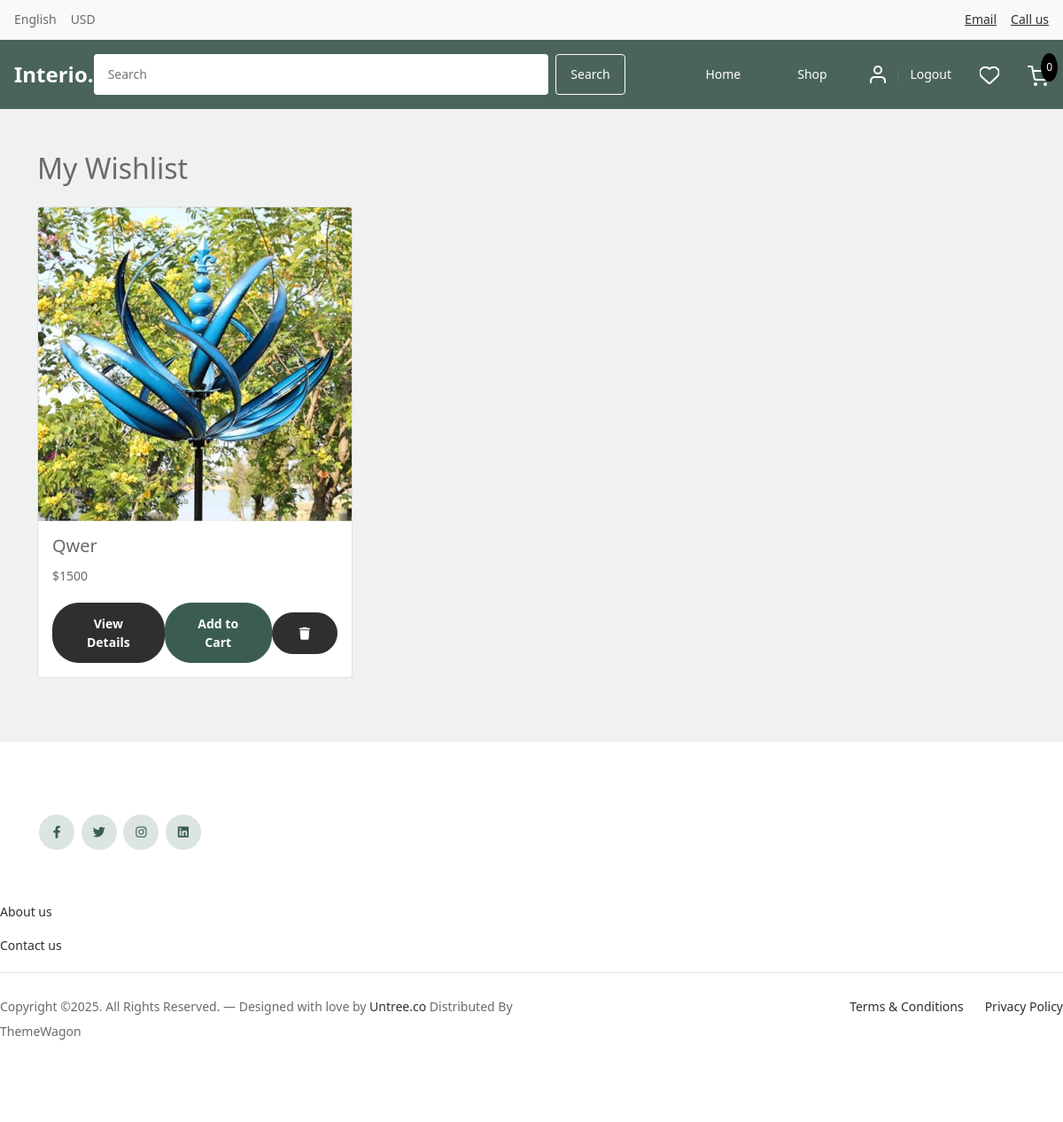
/store/wishlist/ (signed in), run on an earlier commit of the app's database.
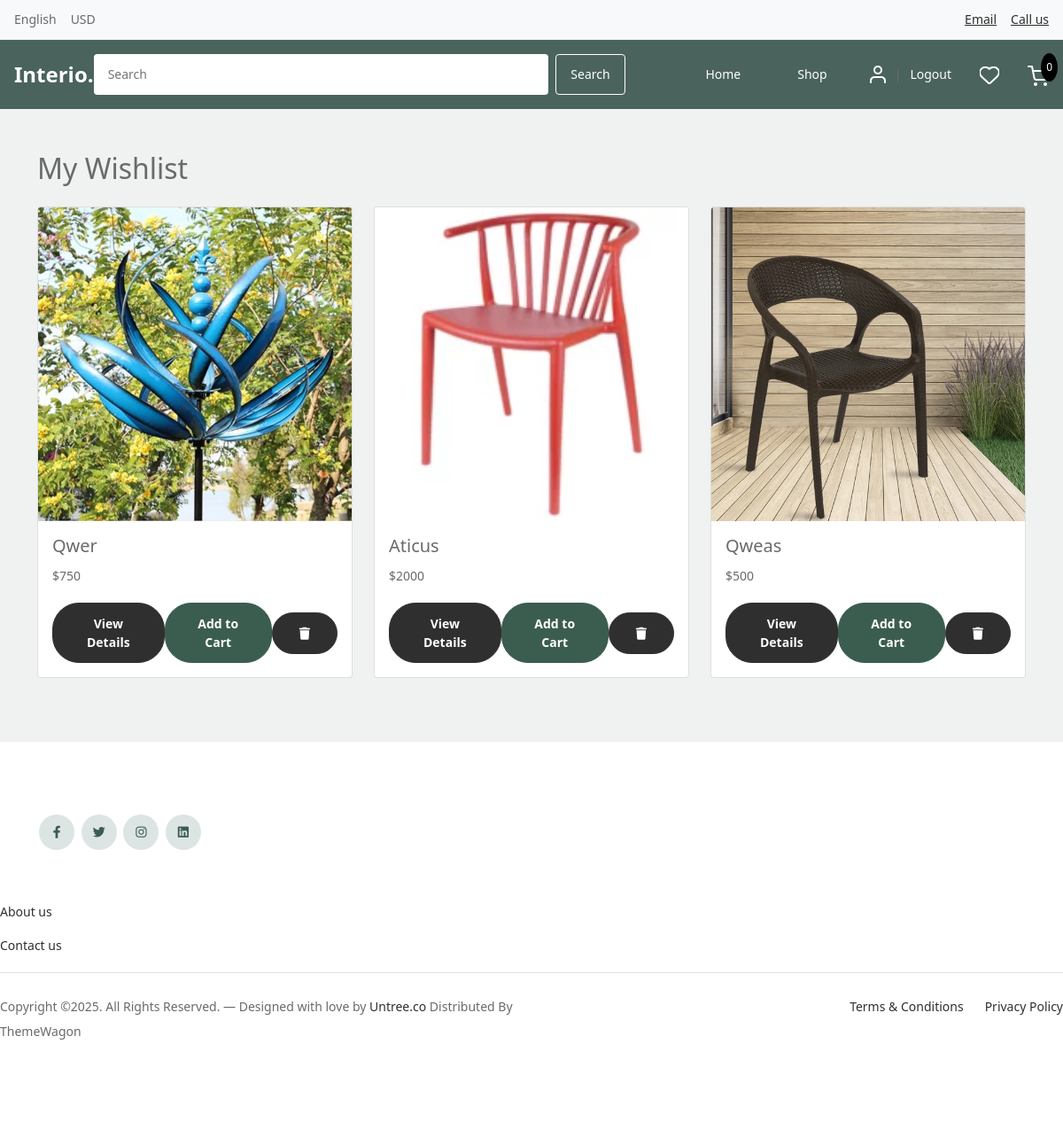
And on a later commit of the database.
### store/models.py (models this page shows, shortened)
class Wishlist(models.Model):
    user = models.ForeignKey(settings.AUTH_USER_MODEL, on_delete=models.CASCADE)
    product = models.ForeignKey(Product, on_delete=models.CASCADE)
    added_date = models.DateTimeField(auto_now_add=True)
    class Meta:
        unique_together = ('user', 'product')

class Product(models.Model):
    product_name = models.CharField(max_length=100, unique=True)
    slug = models.SlugField(max_length=100, unique=True)
    description = models.TextField(max_length=500, blank=True)
    specifications = models.TextField(max_length=500, blank=True)
    price = models.IntegerField()
    stock = models.IntegerField()
    is_available = models.BooleanField(default=True)
    category = models.ForeignKey('category.Category', on_delete=models.CASCADE)
    created_date = models.DateTimeField(auto_now_add=True)
    modified_date = models.DateTimeField(auto_now=True)
    is_deleted = models.BooleanField(default=False)
    deleted_at = models.DateTimeField(null=True, blank=True)
    def get_url(self):
        try:
            if not self.slug:
                self.slug = slugify(self.product_name)
                self.save()
            if not self.category.slug:
                self.category.slug = slugify(self.category.category_name)
                self.category.save()
            return reverse('product_detail', args=[self.category.slug, self.slug])
        except:
            return '#'
    class Meta:
        ordering = ['-created_date']
        indexes = [
            models.Index(fields=['is_deleted']),
            models.Index(fields=['is_available']),
        ]

class ProductImage(models.Model):
    product = models.ForeignKey(Product, on_delete=models.CASCADE, related_name="images")
    image = models.ImageField(upload_to='products', blank=True, null=True)
    class Meta:
        ordering = ['id']

### store/views.py (the view)
# urls.py: path('wishlist/', views.wishlist, name='wishlist'),
@login_required
def wishlist(request):
    wishlist_items = Wishlist.objects.filter(user=request.user).select_related('product')
    context = {
        'wishlist_items': wishlist_items,
    }
    return render(request, 'store/wishlist.html', context)

### carts/context_processors.py (called while the page is built)
def counter(request):
    cart_count = 0
    if 'admin' in request.path:
        return {}
    else:
        try:
            cart = Cart.objects.get(cart_id=_cart_id(request))
            cart_items = CartItem.objects.filter(cart=cart, is_active=True)
            for cart_item in cart_items:
                cart_count += cart_item.quantity
        except Cart.DoesNotExist:
            cart_count = 0
    return dict(cart_count=cart_count)

### carts/views.py (called while the page is built)
def _cart_id(request):
    cart = request.session.session_key
    if not cart:
        cart = request.session.create()
    return cart

### category/context_processors.py (called while the page is built)
def menu_links(request):
    links = Category.objects.all()
    return dict(links=links)

### templates/store/wishlist.html (shortened to what this page needs)
{% extends 'base.html' %}
{% load static %}
{% block content %}
<div class="container my-5">
    <h2 class="mb-4">My Wishlist</h2>
    {% if wishlist_items %}
        <div class="row">
            {% for item in wishlist_items %}
                <div class="col-md-4 mb-4">
                    <div class="card h-100">
                        <a href="{{ item.product.get_url }}">
                            {% if item.product.images.first %}
                                <img src="{{ item.product.images.first.image.url }}" class="card-img-top" alt="{{ item.product.product_name }}">
                            {% endif %}
                        </a>
                        <div class="card-body">
                            <h5 class="card-title">{{ item.product.product_name }}</h5>
                            <p class="card-text">${{ item.product.price }}</p>
                            <div class="d-flex justify-content-between align-items-center">
                                <div class="btn-group">
                                    <div>
                                        <a href="{{ item.product.get_url }}" class="btn btn-sm btn-outline-primary">View Details</a>
                                    </div>
                                    <div>
                                    <form action="{% url 'add_cart' item.product.id %}" method="POST" class="d-inline">
                                        <button type="submit" class="btn btn-sm btn-primary">Add to Cart</button>
                                    </form>
                                    </div>
                                </div>
                                <a href="{% url 'remove_from_wishlist' item.product.id %}" class="btn btn-danger btn-sm">
                                    <i class="fa fa-trash"></i>
                                </a>
                            </div>
                        </div>
                    </div>
                </div>
            {% endfor %}
        </div>
    {% endif %}
</div>
{% endblock %}

What changed in the data, as far as the page shows it:
changed through a linked row, Wishlist "Qwer": product.price "1500" → "750"
added Wishlist: product.images.first.image (picture), product.product_name "Aticus", product.price "2000"
added Wishlist: product.images.first.image (picture), product.product_name "Qweas", product.price "500"
